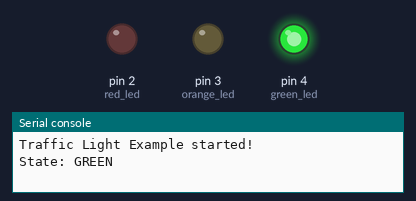
The program below on a simulated MicroPython board. Shown: output pins drawn as LEDs (lit = HIGH), the last lines printed to the serial console.

Above: at 2.7 s.
At 5.6 s:
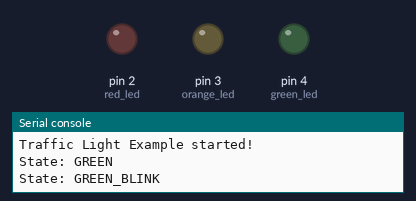
At 9.0 s:
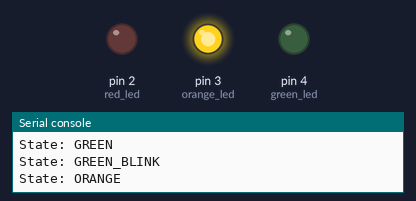
At 12.5 s:
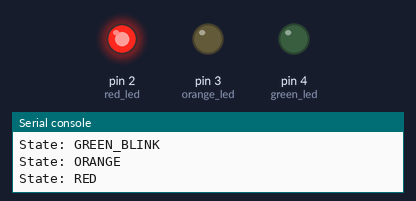
At 16.0 s:
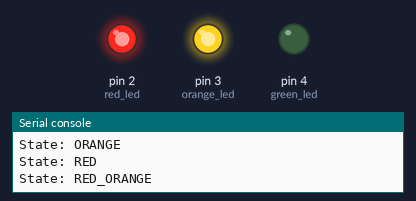
Timing chart, 0 to 22.1 s (numbered marks = the images above):
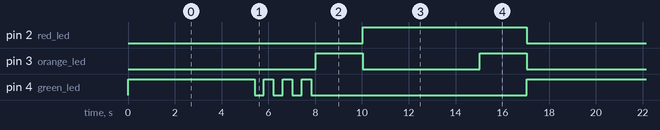

Measured:
- by itself, pin 2 (red_led): alternates HIGH for 7.0 s and LOW for 10.0 s
- by itself, pin 3 (orange_led): repeats every 17.0 s: LOW 5.0 s, HIGH 2.0 s, LOW 8.0 s, HIGH 2.0 s
- by itself, pin 4 (green_led): repeats every 17.0 s: 3 × (LOW 0.40 s, HIGH 0.40 s), LOW 9.2 s, HIGH 5.4 s

The program:

7.8_LED_Traffic_Light.py
```python
"""
@file       7.8_LED_Traffic_Light.py
@brief      Project that simulates a traffic light with three LEDs, running through green, blinking green, orange,
            red and red together with orange, just like the lights on many European roads.
            It introduces the finite state machine, or FSM, which is a very common way of writing programs that move
            through a fixed series of steps without ever pausing the program to wait.
            For details, connection diagram and more, check out the example documentation at: <link placeholder>

@author     Josip Šimun Kuči @ soldered.com
"""

from machine import Pin
import time

"""
These are the variables to which we pass the numbers of pins that we had connected the three LEDs to.
The NULA board has a pin naming logic as follows: IO4, where 4 is the number that we give to the variable.
If you wish to use a different pin, make sure you are using a IO__ marked pin.

Remember that every one of these LEDs needs its own 330 Ohm resistor in series with it. That resistor limits how much
current flows, and without it an LED draws more than it is built for and can be damaged.
"""
LED_GREEN = 4
LED_ORANGE = 3
LED_RED = 2

"""
These give names to a fixed set of values. Without them we would have to remember that state 0 means green and state 3
means red, and a mistake there would be very easy to make and very hard to spot. With them we can write GREEN and RED
instead, and the program reads almost like a description of a real traffic light.
Each of these names is one state that our traffic light can be in, and it can only ever be in one of them at a time.
"""
GREEN = 0
GREEN_BLINK = 1
ORANGE = 2
RED = 3
RED_ORANGE = 4

"""
Here we create our three Pin objects. Pin.OUT tells the board that these pins should write a value instead of reading
one, since all three of them drive an LED.
"""
green_led = Pin(LED_GREEN, Pin.OUT)
orange_led = Pin(LED_ORANGE, Pin.OUT)
red_led = Pin(LED_RED, Pin.OUT)

"""
This variable holds the state we are in right now. Together with the two below it, it is the whole memory of our state
machine: "last_change" remembers the moment we entered the current state, and "state_duration" holds how long we mean to
stay in it. That is all a finite state machine needs: where am I, since when, and for how long.
time.ticks_ms() returns the number of milliseconds passed since the board was powered on, so storing it now means "the
green state began at this moment". The duration says we mean to stay green for 5000 milliseconds, which is five seconds.
"""
state = GREEN
last_change = time.ticks_ms()
state_duration = 5000

"""
These three variables are only used by the blinking green state. "green_on" remembers whether the green LED is currently
lit, "BLINK_INTERVAL" is how long it stays that way before flipping, and "last_blink" remembers when it last flipped.
Feel free to experiment with the interval to make the blinking faster or slower.
"""
green_on = True
BLINK_INTERVAL = 400
last_blink = time.ticks_ms()

# Print out the initial message so we know that the program started successfully.
print("Traffic Light Example started!")
print("State: GREEN")

while True:

    """
    We read the clock once at the top of the loop and use that one value everywhere below, which keeps all the
    comparisons in this pass consistent with each other.
    """
    now = time.ticks_ms()

    """
    Below, each state gets its own block, and only the block belonging to the current state runs. Notice that every block
    does the same two things: it sets the LEDs the way this state wants them, and then it checks whether its time is up.
    If it is, it names the next state, remembers the current moment as the new starting point, and sets how long the next
    state should last. That pattern repeating five times is the entire state machine.
    """
    if state == GREEN:

        # Green on, everything else off.
        green_led.value(1)
        orange_led.value(0)
        red_led.value(0)

        # After five seconds, move on to the blinking green state and give it three seconds.
        if time.ticks_diff(now, last_change) >= state_duration:
            state = GREEN_BLINK
            last_change = now
            state_duration = 3000

            """
            Here we set the blinking up before we hand over to it. Without these two lines the blink would carry on
            from wherever it left off the previous time around the cycle, so the green LED could enter this state
            switched off and the first flash would come at the wrong moment.
            """
            green_on = True
            last_blink = now

            print("State: GREEN_BLINK")

    elif state == GREEN_BLINK:

        """
        Here we leave the green LED alone, because the blinking below is what decides whether it is on or off. The other
        two stay off.
        """
        orange_led.value(0)
        red_led.value(0)

        """
        This is the blinking itself. Every time the interval has passed we flip green_on to its opposite value with the
        "not" operator and write the new value to the pin. Because this runs on the clock rather than on a pause, the
        state machine above keeps working the whole time the LED is blinking.
        """
        if time.ticks_diff(now, last_blink) >= BLINK_INTERVAL:
            green_on = not green_on
            green_led.value(1 if green_on else 0)
            last_blink = now

        # After three seconds of blinking, move on to orange and give it two seconds.
        if time.ticks_diff(now, last_change) >= state_duration:
            state = ORANGE
            last_change = now
            state_duration = 2000
            print("State: ORANGE")

    elif state == ORANGE:

        # Orange on, everything else off.
        green_led.value(0)
        orange_led.value(1)
        red_led.value(0)

        # After two seconds, move on to red and give it five seconds.
        if time.ticks_diff(now, last_change) >= state_duration:
            state = RED
            last_change = now
            state_duration = 5000
            print("State: RED")

    elif state == RED:

        # Red on, everything else off.
        green_led.value(0)
        orange_led.value(0)
        red_led.value(1)

        # After five seconds, move on to red together with orange and give it two seconds.
        if time.ticks_diff(now, last_change) >= state_duration:
            state = RED_ORANGE
            last_change = now
            state_duration = 2000
            print("State: RED_ORANGE")

    elif state == RED_ORANGE:

        # Red and orange lit at the same time, which on many European traffic lights is the warning that green is coming.
        green_led.value(0)
        orange_led.value(1)
        red_led.value(1)

        # After two seconds we are back at the start, and the whole cycle begins again.
        if time.ticks_diff(now, last_change) >= state_duration:
            state = GREEN
            last_change = now
            state_duration = 5000
            print("State: GREEN")

    # A very short pause leaves the processor a moment to handle its own background work.
    time.sleep_ms(10)
```
